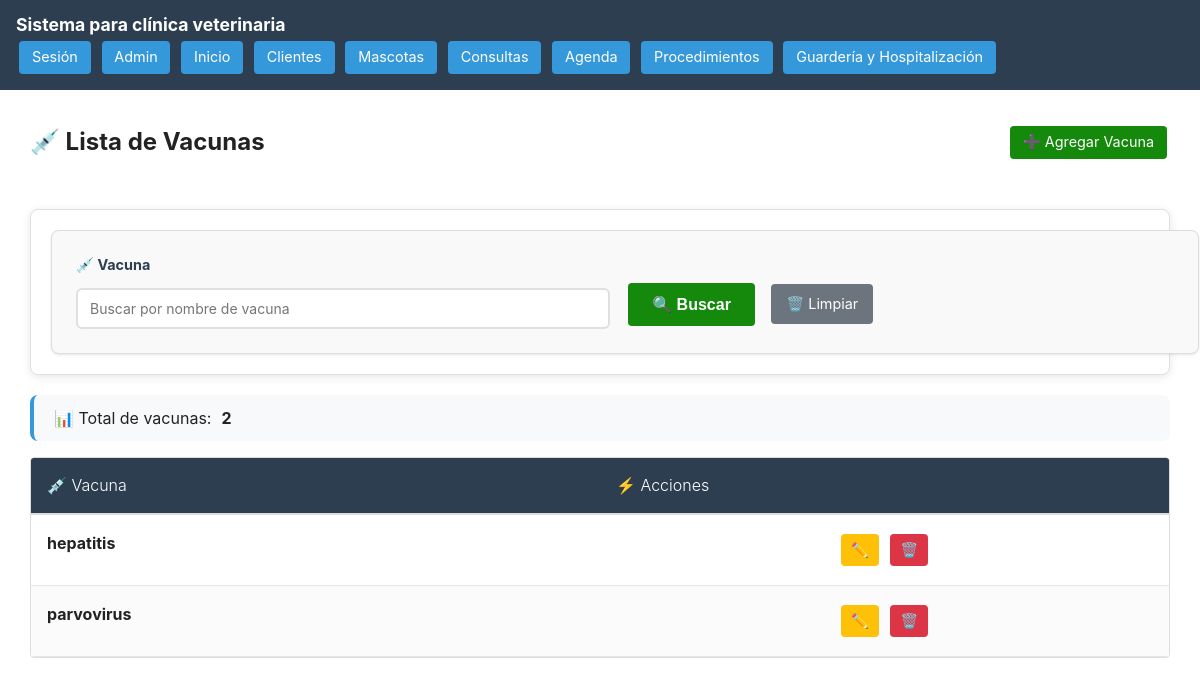
/procedimientos/vacunas/lista (signed in), run on an earlier commit of the app's database.
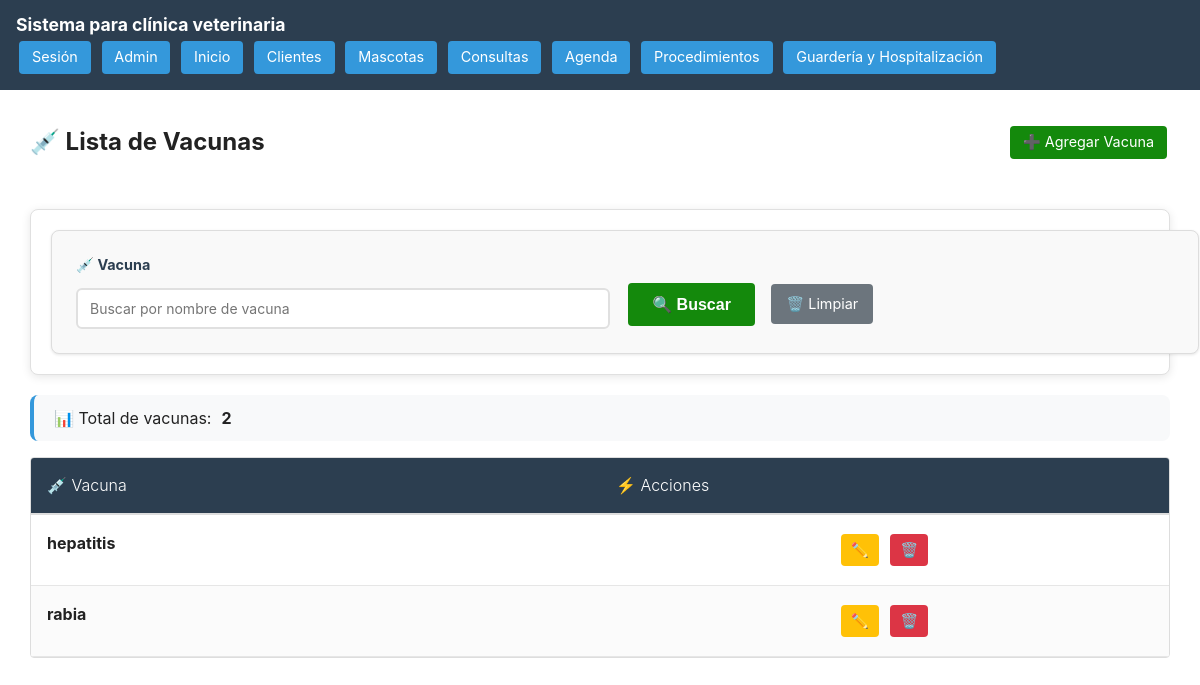
And on a later commit of the database.
### Procedimientos/models.py (models this page shows, shortened)
class ListaVacunas(models.Model):
    vacuna = models.TextField()

### Procedimientos/views.py (the view)
# urls.py: path('vacunas/lista', views.lista_vacunas, name='lista_vacunas'),
@login_required
def lista_vacunas(request):
    vacunas = ListaVacunas.objects.all().order_by('vacuna')
    query_vacuna = request.GET.get('q_vacuna', '')
    if query_vacuna:
        vacunas = vacunas.filter(vacuna__icontains=query_vacuna)
    context = {
        'vacunas': vacunas,
        'query_vacuna': query_vacuna,
    }
    return render(request, 'procedimientos/vacunas/verVacunas.html', context)

### templates/procedimientos/vacunas/verVacunas.html (shortened to what this page needs)
{% extends 'base.html' %}
{% block content %}
<section class="container">
    <div class="header-actions">
        <h2>💉 Lista de Vacunas</h2>
        <a href="{% url 'agregar_vacuna' %}" class="btn-home btn-agregar">
            ➕ Agregar Vacuna
        </a>
    </div>
    <div class="filtros-combinados">
        <form method="get" action="" class="filtros-form">
            <div class="filtros-grid">
                <div class="filtro-group">
                    <label for="q_vacuna" class="filtro-label">💉 Vacuna</label>
                    <div class="filtro-input-container">
                        <input type="text" id="q_vacuna" name="q_vacuna"
                               value="{{ query_vacuna }}" placeholder="Buscar por nombre de vacuna" class="filtro-input">
                    </div>
                </div>
                <div class="filtro-actions">
                    <button type="submit" class="btn-home filtro-submit">🔍 Buscar</button>
                    <a href="{% url 'lista_vacunas' %}" class="btn-home filtro-reset">🗑️ Limpiar</a>
                </div>
            </div>
        </form>
    </div>
    <div class="results-info">
        <p>📊 Total de vacunas: <strong>{{ vacunas|length }}</strong></p>
    </div>
    <div class="custom-table-container">
        <table class="custom-table">
            <thead>
                <tr>
                    <th>💉 Vacuna</th>
                    <th>⚡ Acciones</th>
                </tr>
            </thead>
            <tbody>
                {% for vacuna in vacunas %}
                <tr>
                    <td>
                        <div class="vacuna-info">
                            <strong>{{ vacuna.vacuna }}</strong>
                        </div>
                    </td>
                    <td>
                        <div class="action-buttons compact">
                            <a href="{% url 'editar_vacuna' vacuna.pk %}"
                               class="btn-home" style="background: #ffc107; color: black; padding: 5px 10px;"
                               title="Editar vacuna">
                                ✏️
                            </a>
                            <a href="{% url 'eliminar_vacuna' vacuna.pk %}"
                               class="btn-home" style="background: #dc3545; padding: 5px 10px;"
                               onclick="return confirm('¿Estás seguro de que quieres eliminar la vacuna {{ vacuna.vacuna }}?');"
                               title="Eliminar vacuna">
                                🗑️
                            </a>
                        </div>
                    </td>
                </tr>
                {% endfor %}
            </tbody>
        </table>
    </div>
</section>
{% endblock %}

What changed in the data, as far as the page shows it:
removed ListaVacunas: vacuna "parvovirus"
added ListaVacunas: vacuna "rabia"
